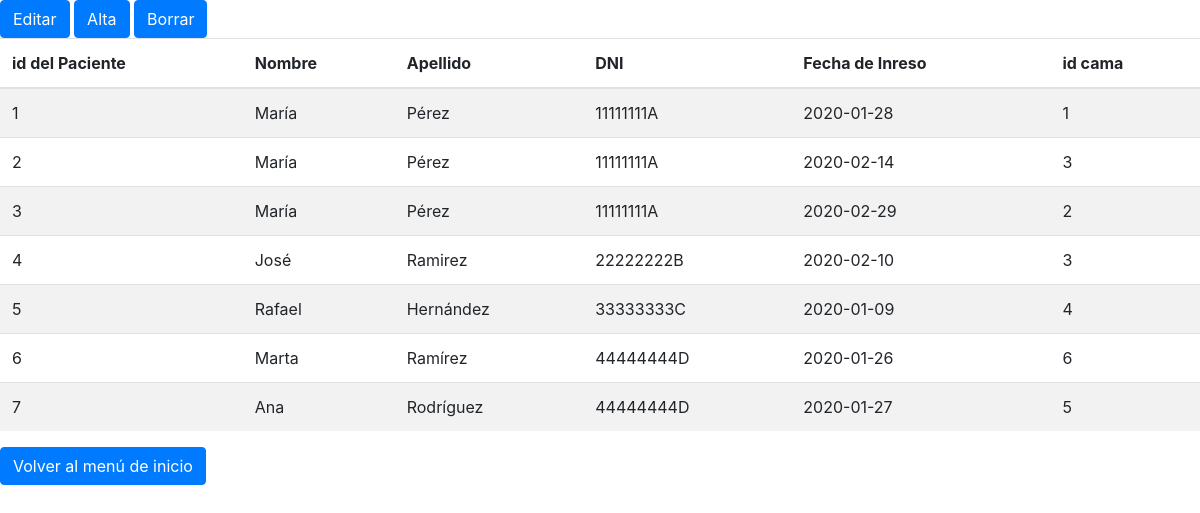
The page /select_paciente.php on the database its author committed.
### tables this page shows
CREATE TABLE Pacientes(
        id_paciente INT AUTO_INCREMENT,
        nombre VARCHAR(100),
        apellido1 VARCHAR(100),
        dni CHAR(9) NOT NULL,
        fechaIngreso DATE,
        fk_id_cama INT,
        PRIMARY KEY(id_paciente)
    );

### select_paciente.php (the view, shortened to what this page needs)
<?php include "../templates/header.php"; ?>
<?php
    $config = include 'config_DB.php';
    try {
      $dsn = 'mysql:host=' . $config['db']['host'] . ';dbname=' . $config['db']['name'];
      $conexion = new PDO($dsn, $config['db']['user'], $config['db']['pass'], $config['db']['options']);
      $pacientesResultado = $conexion->query("SELECT * FROM Pacientes");
      echo '<a class="btn btn-primary" href="../templates/index_update_paciente.php">Editar</a>
            <a class="btn btn-primary" href="../templates/index_insert_paciente.php">Alta</a>
            <a class="btn btn-primary" href="../templates/index_delete_paciente.php" >Borrar</a>';
      echo '<table class="table table-striped custom-table display" id="tabla">
                        <thead>
                            <tr>
                                <th scope="col">id del Paciente</th>
                                <th scope="col">Nombre</th>
                                <th scope="col">Apellido</th>
                                <th scope="col">DNI</th>
                                <th scope="col">Fecha de Inreso</th>
                                <th scope="col">id cama</th>
                            </tr>
                        </thead>
                        <tbody>';
                           while ($row = $pacientesResultado->fetch()) {
                                  echo '<tr scope="row">';
                                  echo '<td>'.$row['id_paciente'].'</td>';
                                  echo '<td>'.$row['nombre'].'</td>';
                                  echo '<td>'.$row['apellido1'].'</td>';
                                  echo '<td>'.$row['dni'].'</td>';
                                  echo '<td>'.$row['fechaIngreso'].'</td>';
                                  echo '<td>'.$row['fk_id_cama'].'</td></tr>';
                           }
                       echo  '</tbody></table>';
    }catch(PDOException $error) {
      echo $error->getMessage();
    }
  ?>
<form method="post">
  <button type="submit" name="Volver" class="btn btn-primary">Volver al menú de inicio</button>
</form>
<?php include "../templates/footer.php"; ?>

### rows shown on the page
pacientes: id_paciente "1", nombre "María", apellido1 "Pérez", dni "11111111A", fechaIngreso "2020-01-28", fk_id_cama "1"
pacientes: id_paciente "2", nombre "María", apellido1 "Pérez", dni "11111111A", fechaIngreso "2020-02-14", fk_id_cama "3"
pacientes: id_paciente "3", nombre "María", apellido1 "Pérez", dni "11111111A", fechaIngreso "2020-02-29", fk_id_cama "2"
pacientes: id_paciente "4", nombre "José", apellido1 "Ramirez", dni "22222222B", fechaIngreso "2020-02-10", fk_id_cama "3"
pacientes: id_paciente "5", nombre "Rafael", apellido1 "Hernández", dni "33333333C", fechaIngreso "2020-01-09", fk_id_cama "4"
pacientes: id_paciente "6", nombre "Marta", apellido1 "Ramírez", dni "44444444D", fechaIngreso "2020-01-26", fk_id_cama "6"
pacientes: id_paciente "7", nombre "Ana", apellido1 "Rodríguez", dni "44444444D", fechaIngreso "2020-01-27", fk_id_cama "5"
